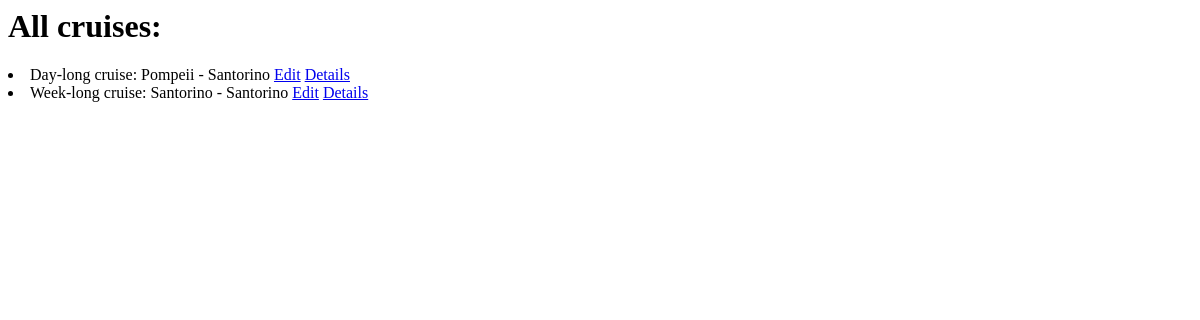
The app's page /cruises/, older data.
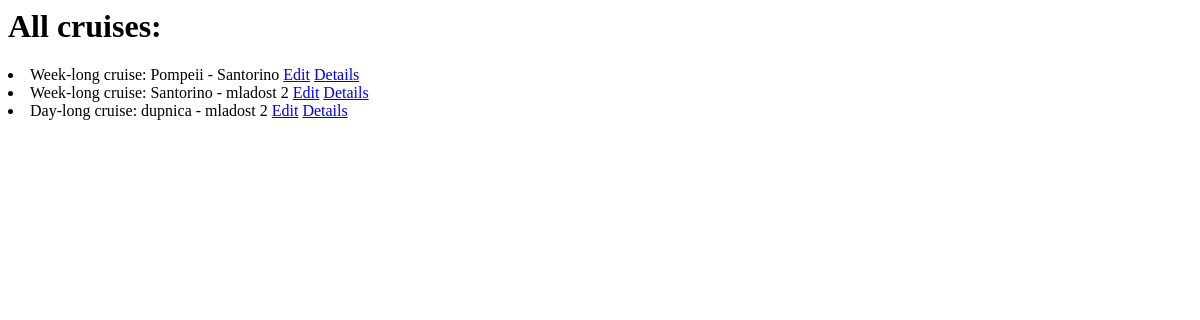
The same page, newer data.
### main/models.py (models this page shows)
class Cruise(models.Model):
    CRUISE_TYPES = [
        ("Week-long", "Week-long"),
        ("Day-long", "Day-long")
    ]
    from_location = models.ForeignKey(CruiseLocation, related_name="from-location+", on_delete=models.CASCADE)
    to_location = models.ForeignKey(CruiseLocation, related_name="to-location+", on_delete=models.CASCADE)
    departure_date_time = models.DateTimeField()
    type = models.CharField(
        max_length=9,
        choices=CRUISE_TYPES
    )
    captain_name = models.ForeignKey(Captain, on_delete=models.CASCADE)
    econ_total_capacity = models.IntegerField()
    business_total_capacity = models.IntegerField()
    def __str__(self):
        return f'{self.type} cruise: {self.from_location} - {self.to_location}'

class CruiseLocation(models.Model):
    name = models.TextField(null=True, blank=True)
    def __str__(self):
        return self.name

### main/views.py (the view)
# urls.py: path("cruises/", views.CruiseListView.as_view(), name="cruise_list"),
class CruiseListView(ListView):
    model = Cruise
    template_name = "cruise_list.html"
    context_object_name = 'cruises'

### templates/cruise_list.html
<h1>All cruises:</h1>
{% for cruise in cruises %}
<li> {{ cruise }}  <a href="{% url 'cruise_edit' cruise.id %}">Edit</a> <a href="{% url 'cruise_details' cruise.id %}">Details</a> </li>
{% endfor %}

Row changes from the older to the newer data that the page shows:
changed Cruise: type+from_location+to_location "Day-long cruise: Pompeii - Santorino" → "Week-long cruise: Pompeii - Santorino"
changed Cruise: type+from_location+to_location "Week-long cruise: Santorino - Santorino" → "Week-long cruise: Santorino - mladost 2"
added Cruise: type+from_location+to_location "Day-long cruise: dupnica - mladost 2"
